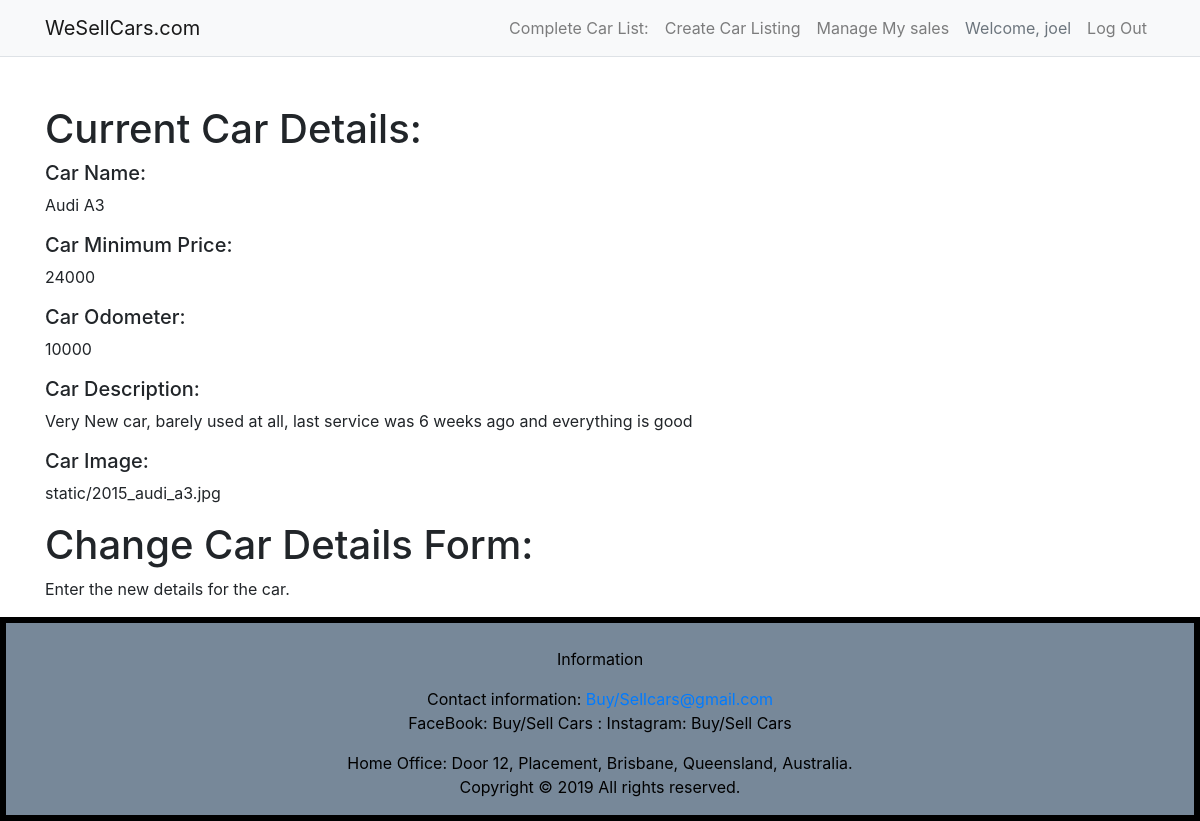
The app's page /cars/2 (signed in) with its own data.
### travel/models.py (models this page shows, shortened)
class User(db.Model, UserMixin):
    __tablename__='users' # good practice to specify table name
    id = db.Column(db.Integer, primary_key=True)
    name = db.Column(db.String(100), index=True, unique=True, nullable=False)
    emailid = db.Column(db.String(100), index=True, nullable=False)
    password_hash = db.Column(db.String(255), nullable=False)

class Car(db.Model):
    __tablename__ = 'carlisting'
    id = db.Column(db.Integer, primary_key=True)
    user_id = db.Column(db.String(80))
    name = db.Column(db.String(80))
    minprice = db.Column(db.Integer)
    odometer = db.Column(db.Integer)
    description = db.Column(db.String(200))
    image = db.Column(db.String(400))
    sold = db.Column(db.String(3))
    user_id = db.Column(db.String(80))

### travel/cars.py (the view)
@bp.route('/<id>')
def show(id):
  car = Car.query.filter_by(sold='yes',id=id).first()
  return render_template('cars/show.html', car=car)

### travel/__init__.py (called while the page is built)
def create_app():
    app=Flask(__name__)  # this is the name of the module/package that is calling this app
    app.debug=True
    app.secret_key='utroutoru'
    app.config['SQLALCHEMY_DATABASE_URI']='sqlite:///carmarket.sqlite'
    db.init_app(app)
    bootstrap = Bootstrap(app)
    login_manager = LoginManager()
    login_manager.login_view='auth.login'
    login_manager.init_app(app)
    from .models import User  # importing here to avoid circular references
    @login_manager.user_loader
    def load_user(user_id):
        return User.query.get(int(user_id))
    from . import views
    app.register_blueprint(views.mainbp)
    from . import cars
    app.register_blueprint(cars.bp)
    from . import auth
    app.register_blueprint(auth.bp)
    return app

### travel/templates/cars/show.html (shortened to what this page needs)
{% extends 'base.html' %}
{% import "bootstrap/wtf.html" as wtf %}
{% block content %}
  {% if current_user.is_authenticated %}
  <div class="container">
    <div class="row mt-5">
      <div class="col-md-12">
        <h1>Current Car Details:</h1>
        <h5>Car Name:</h5>
        <p>{{car.name}}</p>
        <h5>Car Minimum Price:</h5>
        <p>{{car.minprice}}</p>
        <h5>Car Odometer:</h5>
        <p>{{car.odometer}}</p>
        <h5>Car Description:</h5>
        <p>{{car.description}}</p>
        <h5>Car Image:</h5>
        <p>{{car.image}}</p>
        <h1>Change Car Details Form:</h1>
        <p>Enter the new details for the car.</p>
      </div>
    </div>
  </div>
  {% endif %}
{% endblock %}

### travel/templates/base.html (shortened to what this page needs)
<html>
<head>
<link rel="stylesheet" href="https://stackpath.bootstrapcdn.com/bootstrap/4.1.3/css/bootstrap.min.css"
>
 </head>
<body>
  <header class="bg-light border-bottom">
<nav class="navbar navbar-expand-lg navbar-light bg-light">
    <div class="container">
      <a href="/" class="navbar-brand">
        WeSellCars.com
      </a>
      <div class="collapse navbar-collapse" id="navbarTogglerDemo01">
        <div class="navbar-nav ml-auto">
          <a class="nav-item nav-link" href="{{ url_for('main.sell')}}">Complete Car List:</a>
          {% if current_user.is_authenticated %}
            <a class="nav-item nav-link" href="{{ url_for('cars.create')}}">Create Car Listing</a>
            <a class="nav-item nav-link" href="{{ url_for('main.Manage')}}">Manage My sales</a>
            <a class="nav-item nav-link disabled text-muted" href="#"><span>Welcome, {{ current_user.name }}</span></a>
            <a class="nav-item nav-link" href="{{ url_for('auth.logout') }}">Log Out</a>
          {% else %}
            <a class="nav-item nav-link" href="{{ url_for('auth.register') }}">Register</a>
            <a class="nav-item nav-link" href="{{ url_for('auth.login') }}">Log In</a>
          {% endif %}
        </div>
      </div>
    </div>
  </nav>
</header>
{% block content %}
{% endblock %}
<footer style="overflow-x:auto;">
  <footer>
      <br><p>Information</p>
      <p>Contact information: <a href="Buy/Sellcars@gmail.com">
          Buy/Sellcars@gmail.com</a><br>
          FaceBook: Buy/Sell Cars   :   Instagram: Buy/Sell Cars
          <address>
              Home Office: Door 12, Placement, Brisbane, Queensland, Australia.
          <p>Copyright © 2019 All rights reserved.</p>
          </address>
  </footer>
</footer>
</body>
</html>

### travel/templates/base.html (style rules this page uses)
footer { background-color: lightslategray; color: black; text-align: center; border-color: black; border-style: solid; }

### records on screen
User: name "joel"
Car: name "Audi A3", minprice "24000", odometer "10000", description "Very New car, barely used at all, last service was 6 weeks ago and everything is good", image "static/2015_audi_a3.jpg"
